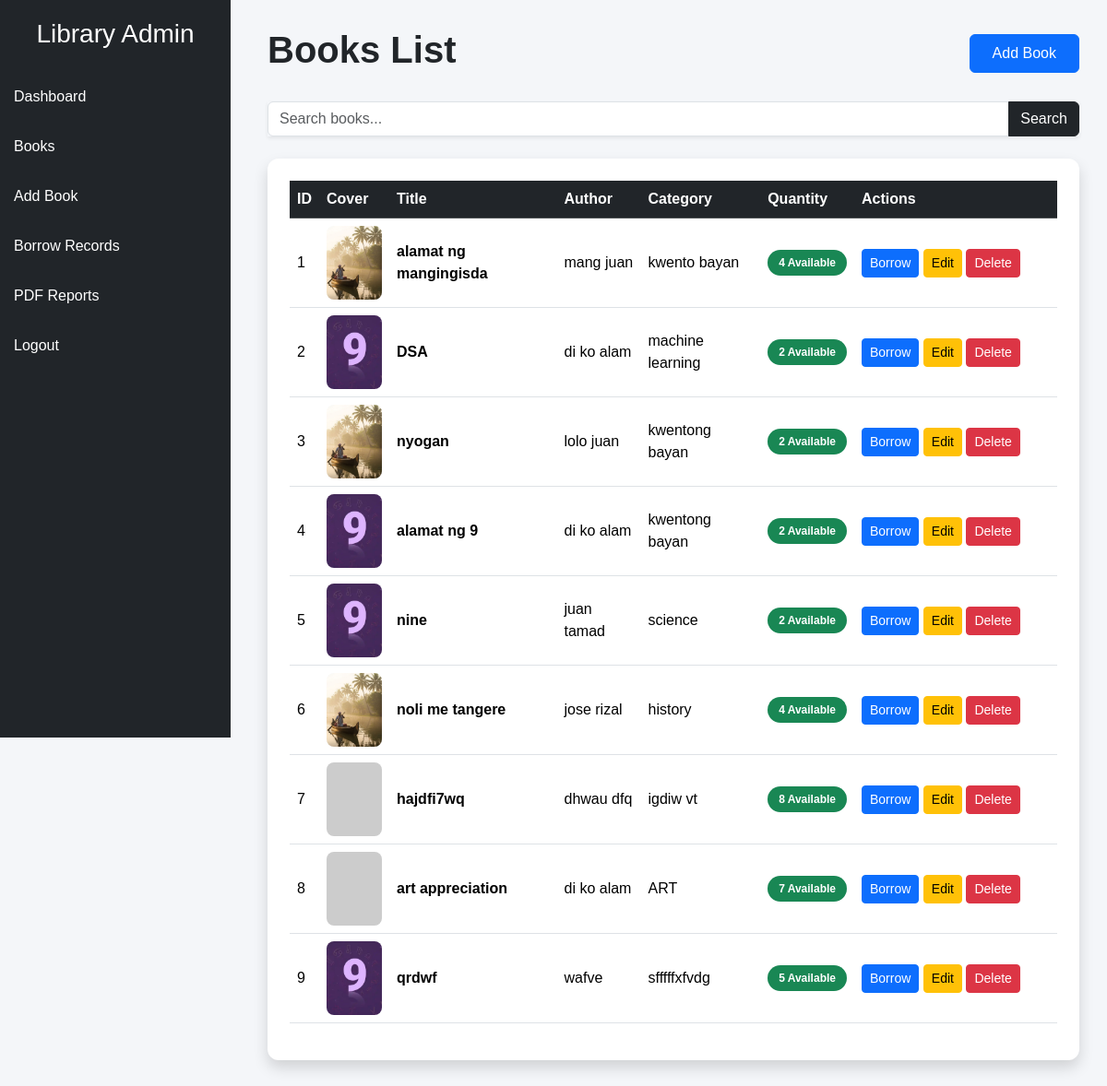
The page /books (signed in) on the database as committed earlier.
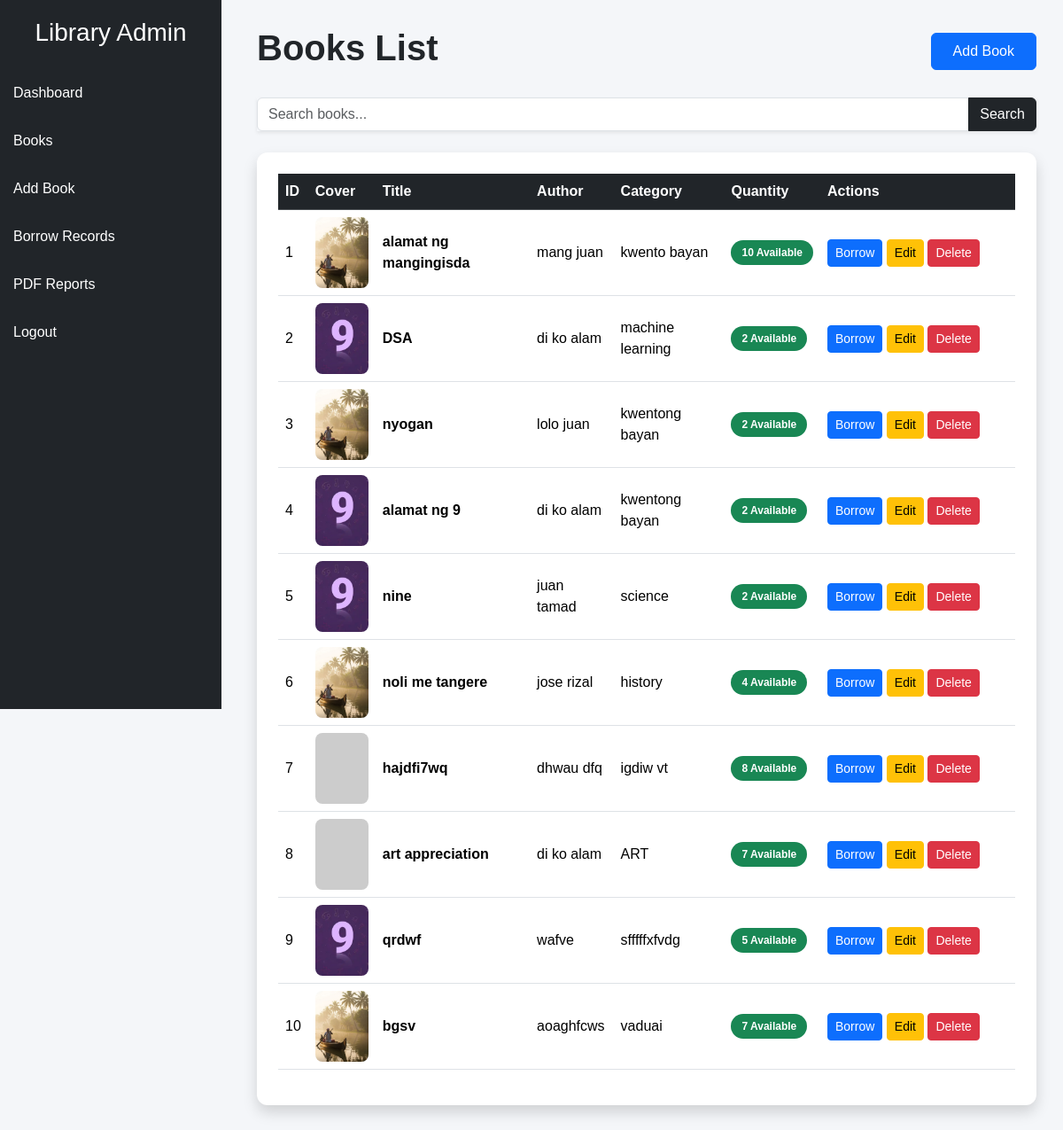
The same page on the database as committed later.
### tables this page shows
CREATE TABLE books (
    id INTEGER PRIMARY KEY AUTOINCREMENT,
    title TEXT NOT NULL,
    author TEXT NOT NULL,
    category TEXT NOT NULL,
    quantity INTEGER NOT NULL,
    cover_image TEXT
);

### app.py (the view)
@app.route('/books')
@login_required
def books():
    search = request.args.get('search', '')
    conn = sqlite3.connect('database.db')
    cursor = conn.cursor()
    cursor.execute("""
    SELECT * FROM books
    WHERE title LIKE ?
    """, ('%' + search + '%',))
    books = cursor.fetchall()
    conn.close()
    return render_template(
        'books.html',
        books=books
    )

### app.py (called while the page is built)
def login_required(f):
    @wraps(f)
    def decorated_function(*args, **kwargs):
        if 'user' not in session:
            return redirect('/login')
        return f(*args, **kwargs)
    return decorated_function

### templates/books.html (shortened to what this page needs)
<!DOCTYPE html>
<html>
<head>
    <link href="https://cdn.jsdelivr.net/npm/bootstrap@5.3.3/dist/css/bootstrap.min.css" rel="stylesheet">
</head>
<body>
<div class="sidebar">
    <h3 class="text-white text-center mb-4">
        Library Admin
    </h3>
    <a href="/">Dashboard</a>
    <a href="/books">Books</a>
    <a href="/add_book">Add Book</a>
    <a href="/borrow_records">Borrow Records</a>
    <a href="/generate_report">PDF Reports</a>
    <a href="/logout">Logout</a>
</div>
<div class="content">
    <div class="d-flex justify-content-between align-items-center mb-4">
        <h1 class="fw-bold">
            Books List
        </h1>
        <a href="/add_book" class="btn btn-primary px-4 py-2">
            Add Book
        </a>
    </div>
    <form method="GET" class="mb-4">
        <div class="input-group shadow-sm">
            <input
                type="text"
                name="search"
                class="form-control"
                placeholder="Search books..."
            >
            <button class="btn btn-dark">
                Search
            </button>
        </div>
    </form>
    <div class="card shadow p-4">
        <table class="table table-hover align-middle">
            <thead class="table-dark">
                <tr>
                    <th>ID</th>
                    <th>Cover</th>
                    <th>Title</th>
                    <th>Author</th>
                    <th>Category</th>
                    <th>Quantity</th>
                    <th width="220">Actions</th>
                </tr>
            </thead>
            <tbody>
                {% for book in books %}
                <tr>
                    <td>{{ book[0] }}</td>
                    <td>
                        {% if book[5] %}
                        <img
                            src="{{ url_for('static', filename='uploads/' + book[5]) }}"
                            width="60"
                            height="80"
                        >
                        {% else %}
                        <img
                            src="https://via.placeholder.com/60x80?text=No+Image"
                            width="60"
                            height="80"
                        >
                        {% endif %}
                    </td>
                    <td class="fw-semibold">
                        {{ book[1] }}
                    </td>
                    <td>{{ book[2] }}</td>
                    <td>{{ book[3] }}</td>
                    <td>
                        {% if book[4] > 0 %}
                        <span class="badge bg-success badge-stock">
                            {{ book[4] }} Available
                        </span>
                        {% else %}
                        <span class="badge bg-danger badge-stock">
                            Out of Stock
                        </span>
                        {% endif %}
                    </td>
                    <td>
                        {% if book[4] > 0 %}
                        <a
                           href="/borrow_book/{{ book[0] }}"
                           class="btn btn-primary btn-sm"
                        >
                           Borrow
                        </a>
                        {% endif %}
                        <a
                            href="/edit_book/{{ book[0] }}"
                            class="btn btn-warning btn-sm"
                        >
                            Edit
                        </a>
                        <a
                            href="/delete_book/{{ book[0] }}"
                            class="btn btn-danger btn-sm"
                            onclick="return confirm('Delete this book?')"
                        >
                            Delete
                        </a>
                    </td>
                </tr>
                {% endfor %}
            </tbody>
        </table>
    </div>
</div>
</body>
</html>

### templates/books.html (style rules this page uses)
body { background:#f4f6f9; font-family:Arial, sans-serif; }
.sidebar { width:250px; height:100vh; background:#212529; position:fixed; padding-top:20px; }
.sidebar a { color:white; display:block; padding:15px; text-decoration:none; transition:0.3s; }
.content { margin-left:260px; padding:30px; }
.card { border:none; border-radius:12px; }
.table img { border-radius:8px; object-fit:cover; }
.badge-stock { padding:8px 12px; border-radius:20px; font-size:12px; }

Rows that differ between the two databases and show on the page:
changed books "alamat ng mangingisda": quantity "4" → "10"
added books: id "10", cover_image (picture), title "bgsv", author "aoaghfcws", category "vaduai", quantity "7"
